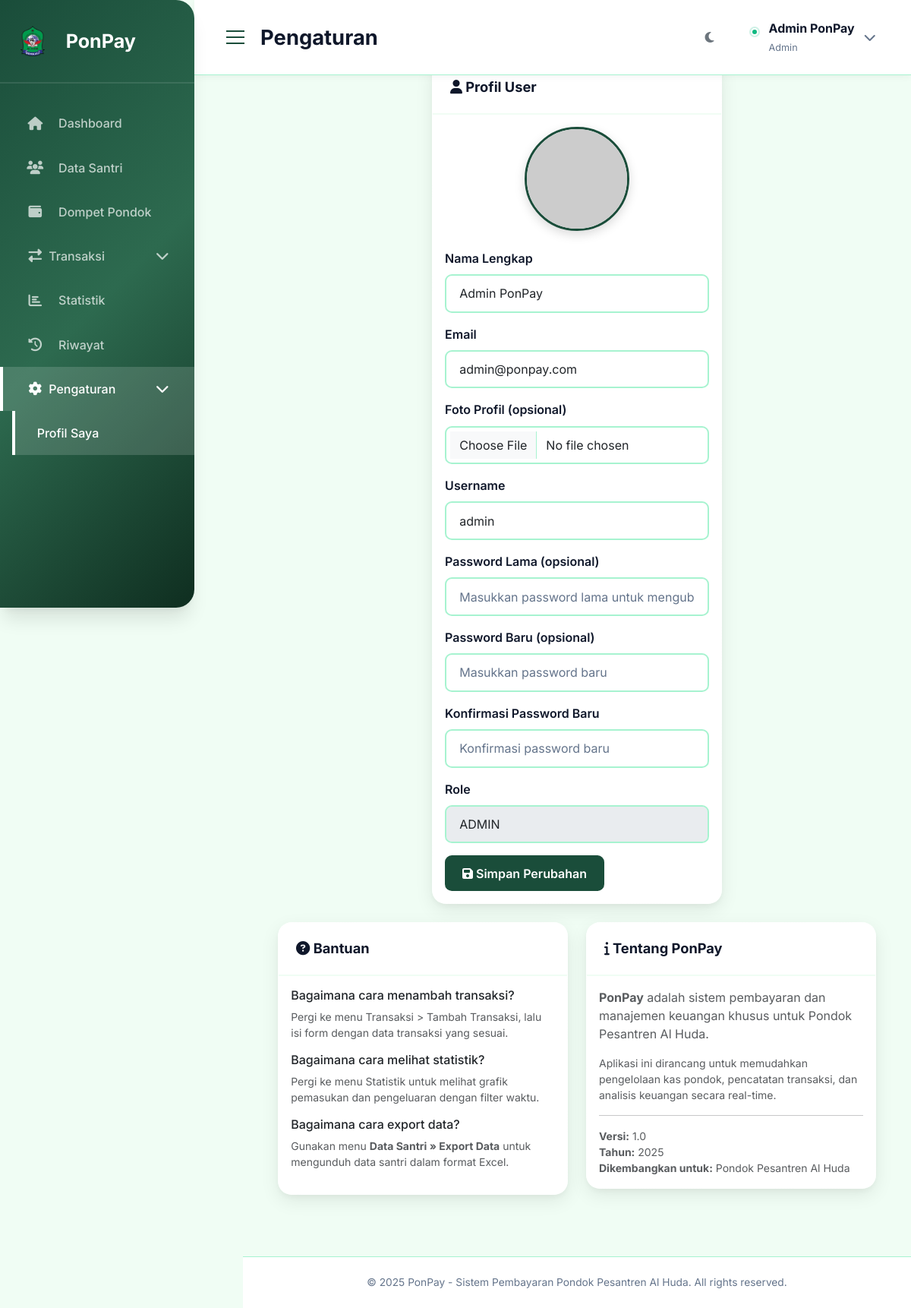
/settings/, run on the app's committed database.
### tables this page shows
CREATE TABLE users (
        id INTEGER PRIMARY KEY AUTOINCREMENT,
        username TEXT UNIQUE NOT NULL,
        password TEXT NOT NULL,
        email TEXT,
        full_name TEXT,
        role TEXT DEFAULT 'user',
        profile_picture TEXT,
        created_at TIMESTAMP DEFAULT CURRENT_TIMESTAMP
    );

### routes.py (the view)
@settings_bp.route('/')
def index():
    user_id = session.get('user_id', 1)
    user = query_db('SELECT * FROM users WHERE id = ?', (user_id,), one=True)
    settings = query_db('SELECT `key`, `value` FROM settings')
    settings_dict = {row['key']: row['value'] for row in settings}
    return render_template('settings.html', user=user, settings=settings_dict)

### db.py (called while the page is built)
def get_db():
    if 'db' not in g:
        g.db = sqlite3.connect(current_app.config['DATABASE'])
        g.db.row_factory = sqlite3.Row  # Enable column access by name
    return g.db

def query_db(query, args=(), one=False):
    cursor = get_db().cursor()
    cursor.execute(query, args)
    rv = cursor.fetchall()
    cursor.close()
    return (rv[0] if rv else None) if one else rv

### templates/settings.html (shortened to what this page needs)
{% extends 'base.html' %}
{% block page_title %}Pengaturan{% endblock %}
{% block content %}
<div class="container-fluid">
    <div class="row">
        <div class="col-md-8 col-lg-6 mb-4 mx-auto">
            <div class="card">
                <div class="card-header">
                    <h6 class="card-title"><i class="fas fa-user"></i> Profil User</h6>
                </div>
                <div class="card-body">
                    <div class="text-center mb-4">
                        {% if user.profile_picture %}
                            <img src="{{ url_for('static', filename=user.profile_picture) }}?t={{ session.get('profile_picture_timestamp', 0) }}" alt="Profile" class="profile-picture-preview" id="profile-preview">
                        {% else %}
                            <img src="https://ui-avatars.com/api/?name={{ user['full_name'] }}&background=6366F1&color=fff&size=120" alt="Profile" class="profile-picture-preview" id="profile-preview">
                        {% endif %}
                    </div>
                    <form method="POST" action="{{ url_for('settings.update_profile') }}" enctype="multipart/form-data">
                        <div class="form-group mb-3">
                            <label class="form-label">Nama Lengkap</label>
                            <input type="text" class="form-control" name="full_name" value="{{ user['full_name'] or '' }}" required>
                        </div>
                        <div class="form-group mb-3">
                            <label class="form-label">Email</label>
                            <input type="email" class="form-control" name="email" value="{{ user['email'] or '' }}">
                        </div>
                        <div class="form-group mb-3">
                            <label class="form-label">Foto Profil (opsional)</label>
                            <input type="file" class="form-control" name="profile_picture" accept="image/*" onchange="previewImage(this)">
                        </div>
                        <div class="form-group mb-3">
                            <label class="form-label">Username</label>
                            <input type="text" class="form-control" name="username" value="{{ user['username'] }}" required>
                        </div>
                        <div class="form-group mb-3">
                            <label class="form-label">Password Lama (opsional)</label>
                            <input type="password" class="form-control" name="current_password" placeholder="Masukkan password lama untuk mengubah password">
                        </div>
                        <div class="form-group mb-3">
                            <label class="form-label">Password Baru (opsional)</label>
                            <input type="password" class="form-control" name="new_password" placeholder="Masukkan password baru">
                        </div>
                        <div class="form-group mb-3">
                            <label class="form-label">Konfirmasi Password Baru</label>
                            <input type="password" class="form-control" name="confirm_password" placeholder="Konfirmasi password baru">
                        </div>
                        <div class="form-group mb-3">
                            <label class="form-label">Role</label>
                            <input type="text" class="form-control" value="{{ user['role']|upper }}" disabled>
                        </div>
                        <button type="submit" class="btn btn-primary">
                            <i class="fas fa-save"></i> Simpan Perubahan
                        </button>
                    </form>
                </div>
            </div>
        </div>
    </div>
    <div class="row">
        <div class="col-lg-6 mb-4">
            <div class="card">
                <div class="card-header">
                    <h6 class="card-title"><i class="fas fa-question-circle"></i> Bantuan</h6>
                </div>
                <div class="card-body">
                    <div class="help-item mb-3">
                        <h6>Bagaimana cara menambah transaksi?</h6>
                        <p class="text-muted small">Pergi ke menu Transaksi > Tambah Transaksi, lalu isi form dengan data transaksi yang sesuai.</p>
                    </div>
                    <div class="help-item mb-3">
                        <h6>Bagaimana cara melihat statistik?</h6>
                        <p class="text-muted small">Pergi ke menu Statistik untuk melihat grafik pemasukan dan pengeluaran dengan filter waktu.</p>
                    </div>
                    <div class="help-item mb-3">
                        <h6>Bagaimana cara export data?</h6>
                        <p class="text-muted small">Gunakan menu <strong>Data Santri &raquo; Export Data</strong> untuk mengunduh data santri dalam format Excel.</p>
                    </div>
                </div>
            </div>
        </div>
        <div class="col-lg-6 mb-4">
            <div class="card">
                <div class="card-header">
                    <h6 class="card-title"><i class="fas fa-info"></i> Tentang PonPay</h6>
                </div>
                <div class="card-body">
                    <p class="text-muted">
                        <strong>PonPay</strong> adalah sistem pembayaran dan manajemen keuangan khusus untuk Pondok Pesantren Al Huda.
                    </p>
                    <p class="text-muted small">
                        Aplikasi ini dirancang untuk memudahkan pengelolaan kas pondok, pencatatan transaksi, dan analisis keuangan secara real-time.
                    </p>
                    <hr>
                    <p class="text-muted small mb-0">
                        <strong>Versi:</strong> 1.0<br>
                        <strong>Tahun:</strong> 2025<br>
                        <strong>Dikembangkan untuk:</strong> Pondok Pesantren Al Huda
                    </p>
                </div>
            </div>
        </div>
    </div>
</div>
{% endblock %}

### templates/base.html (shortened to what this page needs)
<!DOCTYPE html>
<html lang="id">
  <head>
    <link
      href="https://cdn.jsdelivr.net/npm/bootstrap@5.3.0/dist/css/bootstrap.min.css"
      rel="stylesheet"
    />
    <link
      rel="stylesheet"
      href="https://cdnjs.cloudflare.com/ajax/libs/font-awesome/6.4.0/css/all.min.css"
    />
    <link
      rel="stylesheet"
      href="{{ url_for('static', filename='css/style.css') }}"
    />
  </head>
  <body>
    <div class="wrapper d-flex">
      <nav class="sidebar" id="sidebar" aria-hidden="false">
        <div class="sidebar-header">
          <div class="logo-section">
            <img
              src="{{ url_for('static', filename='images/logo.png') }}"
              alt="Logo Al Huda"
              style="
                width: 40px;
                height: 40px;
                margin-right: 10px;
                border-radius: 8px;
                object-fit: contain;
              "
            />
            <h5>PonPay</h5>
          </div>
        </div>
        <ul class="nav flex-column sidebar-nav" id="sidebarNav">
          <li class="nav-item">
            <a
              class="nav-link {% if request.endpoint == 'dashboard.index' %}active{% endif %}"
              href="{{ url_for('dashboard.index') }}"
              data-tooltip="Dashboard"
            >
              <i class="fas fa-home"></i>
              <span>Dashboard</span>
            </a>
          </li>
          <li class="nav-item">
            <a
              class="nav-link {% if request.endpoint == 'students.index' %}active{% endif %}"
              href="{{ url_for('students.index') }}"
              data-tooltip="Data Santri"
            >
              <i class="fas fa-users"></i>
              <span>Data Santri</span>
            </a>
          </li>
          <li class="nav-item">
            <a
              class="nav-link {% if request.endpoint == 'wallet.index' %}active{% endif %}"
              href="{{ url_for('wallet.index') }}"
              data-tooltip="Dompet Pondok"
            >
              <i class="fas fa-wallet"></i>
              <span>Dompet Pondok</span>
            </a>
          </li>
          <li class="nav-item">
            <a
              class="nav-link d-flex justify-content-between align-items-center {% if request.endpoint and request.endpoint.startswith('transaction') %}active{% endif %}"
              data-bs-toggle="collapse"
              href="#nav-transaction"
              role="button"
              aria-expanded="false"
              aria-controls="nav-transaction"
              data-tooltip="Transaksi"
            >
              <span
                ><i class="fas fa-exchange-alt"></i>
                <span>Transaksi</span></span
              >
              <i class="fas fa-chevron-down"></i>
            </a>
          </li>
          <li class="nav-item">
            <a
              class="nav-link {% if request.endpoint == 'statistics.index' %}active{% endif %}"
              href="{{ url_for('statistics.index') }}"
              data-tooltip="Statistik"
            >
              <i class="fas fa-chart-bar"></i>
              <span>Statistik</span>
            </a>
          </li>
          <li class="nav-item">
            <a
              class="nav-link {% if request.endpoint == 'history.index' %}active{% endif %}"
              href="{{ url_for('history.index') }}"
              data-tooltip="Riwayat"
            >
              <i class="fas fa-history"></i>
              <span>Riwayat</span>
            </a>
          </li>
          <li class="nav-item">
            <a
              class="nav-link d-flex justify-content-between align-items-center {% if request.endpoint and request.endpoint.startswith('settings') %}active{% endif %}"
              data-bs-toggle="collapse"
              href="#nav-settings"
              role="button"
              aria-expanded="false"
              aria-controls="nav-settings"
              data-tooltip="Pengaturan"
            >
              <span><i class="fas fa-cog"></i> <span>Pengaturan</span></span>
              <i class="fas fa-chevron-down"></i>
            </a>
            <div
              class="collapse {% if request.endpoint and (request.endpoint.startswith('settings') or request.endpoint.startswith('users')) %}show{% endif %}"
              id="nav-settings"
            >
              <ul class="nav flex-column ms-3">
                <li class="nav-item">
                  <a
                    class="nav-link {% if request.endpoint == 'settings.index' %}active{% endif %}"
                    href="{{ url_for('settings.index') }}"
                    >Profil Saya</a
                  >
                </li>
              </ul>
            </div>
          </li>
        </ul>
      </nav>
      <div class="main-content">
        <nav class="top-navbar">
          <div class="navbar-left">
            <button
              class="btn-sidebar-collapse d-none d-lg-block"
              id="sidebarCollapseBtn"
              aria-expanded="false"
              aria-controls="sidebar"
            >
              <i class="fas fa-bars"></i>
            </button>
            <h6 class="page-title">
              {% block page_title %}Dashboard{% endblock %}
            </h6>
          </div>
          <div class="navbar-right">
            <div class="user-profile d-flex align-items-center">
              <button id="darkModeToggle" class="btn btn-outline-secondary me-2" aria-label="Toggle dark mode" title="Dark mode">
                <i class="fas fa-moon"></i>
              </button>
              <div class="user-profile-inner d-flex align-items-center">
              <div class="profile-info d-none d-md-block">
                <p class="profile-name">
                  {{ session.get('full_name', 'Admin PonPay') }}
                </p>
                <small class="profile-role"
                  >{{ session.get('role', 'admin') }}</small
                >
              </div>
              <div class="dropdown">
                <a
                  class="dropdown-toggle"
                  href="#"
                  id="profileDropdown"
                  role="button"
                  data-bs-toggle="dropdown"
                >
                  <i class="fas fa-chevron-down"></i>
                </a>
              </div>
            </div>
          </div>
        </nav>
        <div class="page-content">{% block content %}{% endblock %}</div>
        <footer class="page-footer">
          <p>
            &copy; 2025 PonPay - Sistem Pembayaran Pondok Pesantren Al Huda. All
            rights reserved.
          </p>
        </footer>
      </div>
    </div>
  </body>
</html>

### data on the page
users: get "Admin PonPay", full_name "Admin PonPay", email "admin@ponpay.com", username "admin", role "ADMIN"

### other printed values
{{ session.get('role', 'admin') }} "Admin"
